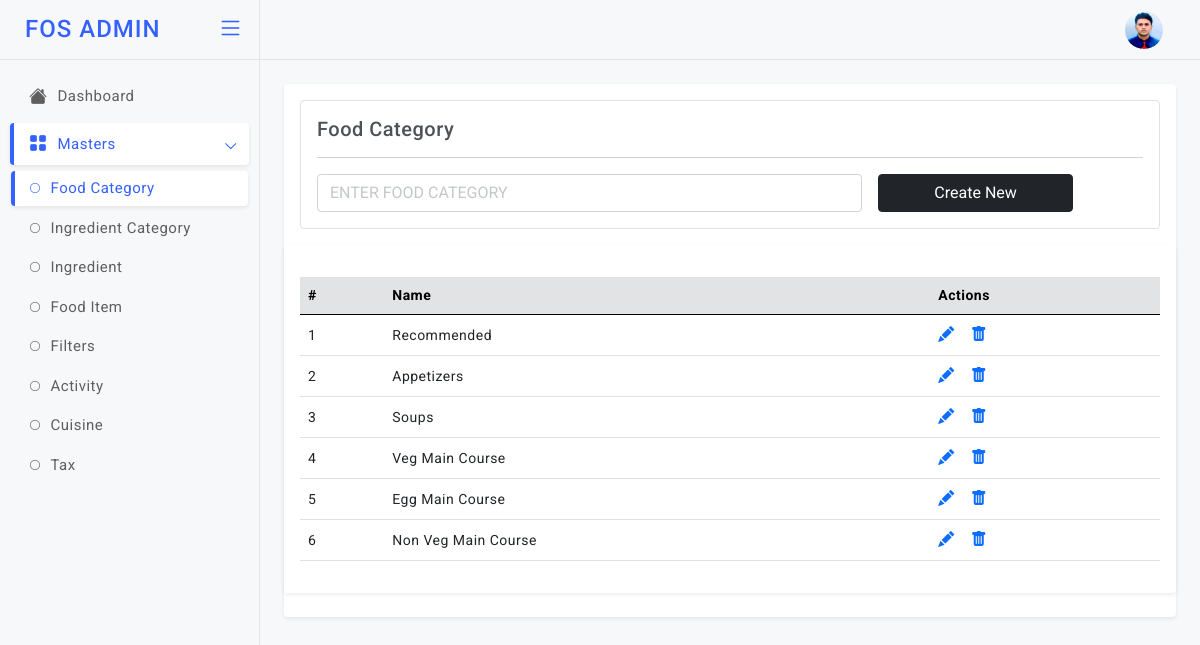
The app's page /foodcat (signed in), older data.
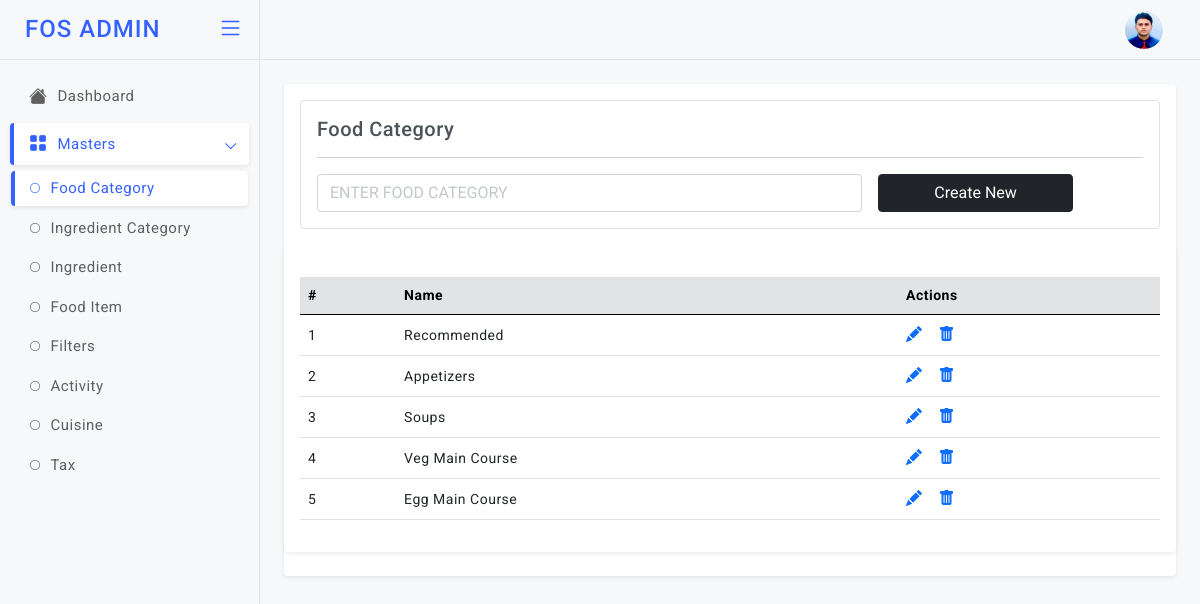
The same page, newer data.
### app.py (models this page shows)
class MenuCategory(db.Model):
    id=db.Column(db.Integer,primary_key=True)
    food_category_name=db.Column(db.String)

### app.py (the view)
@app.route('/foodcat', methods=["GET","POST"]) # End Point to Add & View the Menu Categories
def foodcat():
    if not session.get("name"):
            return redirect("/login")
    if request.method=="POST":
        food_category_name = request.form["food_category_name"]
        info=MenuCategory(food_category_name=food_category_name)
        db.session.add(info)
        db.session.commit()
    fetch=MenuCategory.query.all()
    return render_template('admin/foodcat.html', getinfo=fetch)

### templates/admin/foodcat.html (shortened to what this page needs)
<!doctype html>
<html lang="en">
<head>
  <link href="static/admin-assets/plugins/simplebar/css/simplebar.css" rel="stylesheet" />
  <link href="static/admin-assets/plugins/perfect-scrollbar/css/perfect-scrollbar.css" rel="stylesheet" />
  <link href="static/admin-assets/plugins/metismenu/css/metisMenu.min.css" rel="stylesheet" />
  <link href="static/admin-assets/css/bootstrap.min.css" rel="stylesheet" />
  <link href="static/admin-assets/css/bootstrap-extended.css" rel="stylesheet" />
  <link href="static/admin-assets/css/style.css" rel="stylesheet" />
  <link href="static/admin-assets/css/icons.css" rel="stylesheet">
  <link rel="stylesheet" href="https://cdn.jsdelivr.net/npm/bootstrap-icons@1.5.0/font/bootstrap-icons.css">
	<link href="static/admin-assets/css/pace.min.css" rel="stylesheet" />
  <link href="static/admin-assets/css/dark-theme.css" rel="stylesheet" />
  <link href="static/admin-assets/css/light-theme.css" rel="stylesheet" />
  <link href="static/admin-assets/css/semi-dark.css" rel="stylesheet" />
  <link href="static/admin-assets/css/header-colors.css" rel="stylesheet" />
</head>
<body>
  <div class="wrapper">
      <header class="top-header">
        <nav class="navbar navbar-expand gap-3">
            <div class="top-navbar-right ms-auto">
              <ul class="navbar-nav align-items-center">
              <li class="nav-item dropdown dropdown-user-setting">
                <a class="nav-link dropdown-toggle dropdown-toggle-nocaret" href="#" data-bs-toggle="dropdown">
                  <div class="user-setting d-flex align-items-center">
                    <img src="static/admin-assets/images/avatars/rids.jpg" class="user-img" alt="">
                  </div>
                </a>
              </li>
              </ul>
              </div>
        </nav>
      </header>
        <aside class="sidebar-wrapper" data-simplebar="true">
          <div class="sidebar-header">
            <div>
              <h4 class="logo-text">FOS ADMIN</h4>
            </div>
            <div class="toggle-icon ms-auto"> <i class="bi bi-list"></i>
            </div>
          </div>
          <ul class="metismenu" id="menu">
            <li>
              <a href="javascript:;">
                <div class="parent-icon"><i class="bi bi-house-fill"></i>
                </div>
                <div class="menu-title">Dashboard</div>
              </a>
            </li>
            <li>
              <a href="javascript:;" class="has-arrow">
                <div class="parent-icon"><i class="bi bi-grid-fill"></i>
                </div>
                <div class="menu-title">Masters</div>
              </a>
              <ul>
                <li> <a href="/foodcat"><i class="bi bi-circle"></i>Food Category</a>
                </li>
                <li> <a href="#"><i class="bi bi-circle"></i>Ingredient Category</a>
                </li>
                <li> <a href="#"><i class="bi bi-circle"></i>Ingredient</a>
                </li>
                <li> <a href="#"><i class="bi bi-circle"></i>Food Item</a>
                </li>
                <li> <a href="#"><i class="bi bi-circle"></i>Filters</a>
                </li>
                <li> <a href="#"><i class="bi bi-circle"></i>Activity</a>
                </li>
                <li> <a href="#"><i class="bi bi-circle"></i>Cuisine</a>
                </li>
                <li> <a href="#"><i class="bi bi-circle"></i>Tax</a>
                </li>
              </ul>
            </li>
          </ul>
       </aside>
          <main class="page-content">
            <div class="card">
              <div class="card-body">
                <div class="border p-3 rounded">
                  <h5 class="mb-0">Food Category</h5>
                <hr/>
                <form class="row g-3" method="post">
                  <div class="col-8">
                    <input type="text" class="form-control" placeholder="ENTER FOOD CATEGORY" name="food_category_name">
                  </div>
                     <div class="col-3">
                    <div class="d-grid">
                      <button type="submit" class="btn btn-dark submitForm">Create New</button>
                    </div>
                  </div>
                </form>
              </div>
              </div>
               <div class="card">
                 <div class="card-body">
                   <div class="table-responsive mt-3">
                     <table class="table align-middle">
                       <thead class="table-secondary">
                         <tr>
                          <th>#</th>
                          <th>Name</th>
                          <th>Actions</th>
                         </tr>
                       </thead>
                       <tbody>
                        {% for i in getinfo %}
                         <tr>
                          <td>{{loop.index}}</td>
                           <td>
                             <p class="mb-0">{{i["food_category_name"]}}</p>
                           </td>
                            <td>
                             <div class="table-actions d-flex align-items-center gap-3 fs-6">
                              <a href="/foodcatupdate?id={{i['id']}}"><i class="bi bi-pencil-fill"></i></a>
                               <a href="/foodcatdel/{{i['id']}}"><i class="bi bi-trash-fill"></i></a>
                             </div>
                           </td>
                         </tr>
                         {% endfor %}
                       </tbody>
                     </table>
                   </div>
                 </div>
               </div>
          </main>
  </div>
</body>
</html>

### static/admin-assets/css/style.css (style rules this page uses)
body { font-size: 14px; color: #4c5258; letter-spacing: .5px; font-family: Roboto, sans-serif; background-color: #f7f8fa; overflow-x: hidden; }
.wrapper { width: auto; position: relative }
a { text-decoration: none; }
::placeholder { opacity: 0.4 !important; }
.top-header .navbar { position: fixed; top: 0; left: 260px; right: 0; background-color: #f7f8fa; border-bottom: 1px solid #e2e3e4; background-clip: padding-box; height: 60px; z-index: 10; padding: 0 1.5rem; transition: all .2s; }
.top-header .navbar .top-navbar-right .nav-link { color: #293445; font-size: 18px; font-weight: 500; padding-right: .8rem; padding-left: .8rem; }
.dropdown-toggle-nocaret:after { display: none }
.top-header .navbar .user-img { width: 38px; height: 38px; padding: 0px; border-radius: 50%; }
.sidebar-wrapper { position: fixed; top: 0; left: 0; width: 260px; height: 100%; background-color: #f7f8fa; background-clip: padding-box; border-right: 1px solid #e2e3e4; transition: all .2s; z-index: 16; }
.sidebar-wrapper .sidebar-header { width: 260px; height: 60px; display: flex; align-items: center; position: fixed; top: 0; bottom: 0; padding: 0 15px; z-index: 5; background: #f7f8fa; border-right: 1px solid #e2e3e4; border-bottom: 1px solid #e4e4e4; background-clip: padding-box; transition: all .2s; }
.sidebar-wrapper .sidebar-header .logo-text { font-size: 24px; margin-left: 10px; margin-bottom: 0; letter-spacing: 1px; color: #3461ff; }
.toggle-icon { font-size: 26px; cursor: pointer; color: #3461ff; }
.sidebar-wrapper ul { padding: 0; margin: 0; list-style: none; background: 0 0 }
.sidebar-wrapper .metismenu { background: 0 0; display: -webkit-box; display: -ms-flexbox; display: flex; padding: 10px; margin-top: 60px; -webkit-box-orient: vertical; -webkit-box-direction: normal; -ms-flex-direction: column; flex-direction: column }
.sidebar-wrapper .metismenu li+li { margin-top: 5px }
.sidebar-wrapper .metismenu li:first-child { margin-top: 5px }
.sidebar-wrapper .metismenu li:last-child { margin-bottom: 5px }
.sidebar-wrapper .metismenu>li { display: -webkit-box; display: -ms-flexbox; display: flex; -webkit-box-orient: vertical; -webkit-box-direction: normal; -ms-flex-direction: column; flex-direction: column; position: relative }
.sidebar-wrapper .metismenu a { position: relative; display: flex; align-items: center; justify-content: left; padding: 10px 15px; border-radius: 4px; font-size: 15px; color: #5f5f5f; outline-width: 0; text-overflow: ellipsis; overflow: hidden; letter-spacing: .5px; border-left: 4px solid rgb(255 255 255 / 0%); transition: all .2s ease-out }
.sidebar-wrapper .metismenu a .parent-icon { font-size: 18px; line-height: 1 }
.sidebar-wrapper .metismenu a .menu-title { margin-left: 10px }
.sidebar-wrapper .metismenu ul a { padding: 6px 15px 6px 15px; font-size: 15px; border: 0; border-left: 4px solid rgb(255 255 255 / 0%); }
.sidebar-wrapper .metismenu ul a i { margin-right: 10px; font-size: 10px; }
.sidebar-wrapper .metismenu ul { border: 1px solid #ffffff00; background: rgb(255 255 255 / 0%); }
.sidebar-wrapper .metismenu .mm-active>a, .sidebar-wrapper .metismenu a:active, .sidebar-wrapper .metismenu a:focus, .sidebar-wrapper .metismenu a:hover { color: #3461ff; text-decoration: none; background-color: rgb(255 255 255); border-left: 4px solid #3461ff; box-shadow: 0 0.125rem 0.25rem rgb(0 0 0 / 8%); }
.metismenu .has-arrow:after { position: absolute; content: ""; width: .5em; height: .5em; border-style: solid; border-width: 1.2px 0 0 1.2px; border-color: initial; right: 15px; transform: rotate(-45deg) translateY(-50%); transform-origin: top; top: 50%; transition: all .3s ease-out }
.page-content { margin-left: 260px; margin-top: 60px; padding: 1.5rem; transition: all .2s; }
.table-responsive { white-space: nowrap; }

Row changes from the older to the newer data that the page shows:
removed MenuCategory: food_category_name "Non Veg Main Course"
